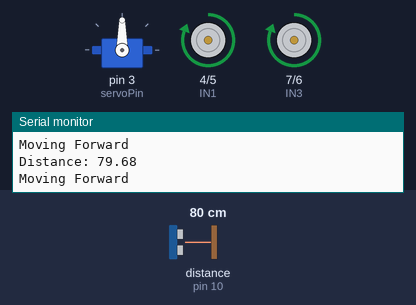
This sketch was run on a simulated Arduino Uno, built with avr-gcc and run on an emulated ATmega328P. Shown: servo, motor-driver pin pairs drawn as motors (green arrow = first pin HIGH = forward, orange = second pin HIGH = backward, longer = more drive), the last lines printed to the serial monitor. Wiring (inferred from the names in the program): ultrasonic range finder: trigger pin 9; echo pin 10. The test bench sets the inputs (shaded band); at power-on: distance to the obstacle (sensor on pin 10) 80 cm. The echo pulse lasts 58.3 µs per cm.

Above: at 1.7 s.
1.8 s: distance to the obstacle (sensor on pin 10) set to 12 cm
3.3 s: distance to the obstacle (sensor on pin 10) set to 9 cm
At 5.9 s:
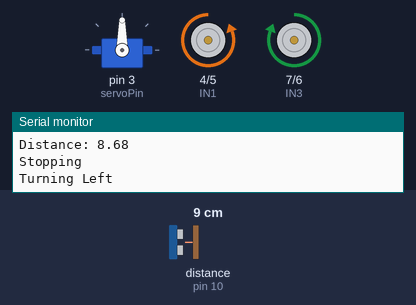
6.3 s: distance to the obstacle (sensor on pin 10) set to 18 cm
At 9.1 s:
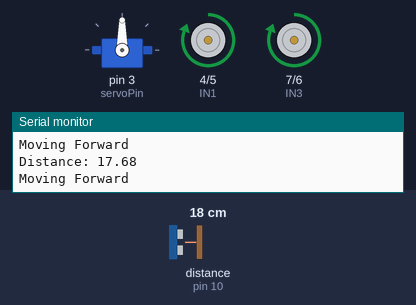
9.3 s: distance to the obstacle (sensor on pin 10) set to 2 cm
At 9.7 s:
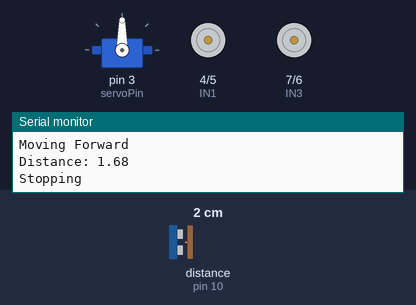
Timing chart, 0 to 13.3 s (numbered marks = the images above; inputs shaded):
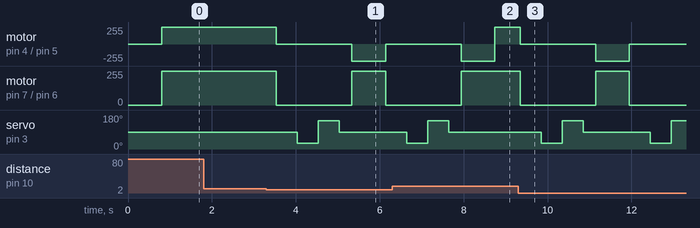

The sketch:

sketch_feb13a.ino
```cpp
#include <Servo.h> // Include servo library

const int IN1 = 4;
const int IN2 = 5;
const int IN3 = 7;
const int IN4 = 6;

const int trigPin = 9;
const int echoPin = 10;
const int servoPin = 3;

float duration, distance;
Servo servo;

void setup() {
  pinMode(IN1, OUTPUT);
  pinMode(IN2, OUTPUT);
  pinMode(IN3, OUTPUT);
  pinMode(IN4, OUTPUT);

  pinMode(trigPin, OUTPUT);
  pinMode(echoPin, INPUT);

  servo.attach(servoPin);
  servo.write(90); // Center position
  delay(500);

  Serial.begin(9600);
}

void loop() {
  servo.write(90); // Look forward
  delay(300);
  distance = getDistance();

  Serial.print("Distance: ");
  Serial.println(distance);

  if (distance > 10) {
    forward();
  } else {
    stop();
    delay(500);

    // Look right
    servo.write(30);
    delay(500);
    float rightDist = getDistance();

    // Look left
    servo.write(150);
    delay(500);
    float leftDist = getDistance();

    // Recenter servo
    servo.write(90);
    delay(300);

    // Compare distances
    if (rightDist > leftDist) {
      right();
      delay(500);
    } else {
      left();
      delay(500);
    }
  }
}

// Distance measurement function
float getDistance() {
  digitalWrite(trigPin, LOW);
  delayMicroseconds(2);
  digitalWrite(trigPin, HIGH);
  delayMicroseconds(10);
  digitalWrite(trigPin, LOW);

  duration = pulseIn(echoPin, HIGH, 30000); // 30ms timeout
  if (duration == 0) return 1000; // If no echo, assume far

  return (duration * 0.0343) / 2;
}

// Motor movement functions
void forward() {
  Serial.println("Moving Forward");
  digitalWrite(IN1, HIGH);
  digitalWrite(IN2, LOW);
  digitalWrite(IN3, HIGH);
  digitalWrite(IN4, LOW);
}

void right() {
  Serial.println("Turning Right");
  digitalWrite(IN1, HIGH);
  digitalWrite(IN2, LOW);
  digitalWrite(IN3, LOW);
  digitalWrite(IN4, HIGH);
}

void left() {
  Serial.println("Turning Left");
  digitalWrite(IN1, LOW);
  digitalWrite(IN2, HIGH);
  digitalWrite(IN3, HIGH);
  digitalWrite(IN4, LOW);
}

void stop() {
  Serial.println("Stopping");
  digitalWrite(IN1, LOW);
  digitalWrite(IN2, LOW);
  digitalWrite(IN3, LOW);
  digitalWrite(IN4, LOW);
}
```

Measured:
- the behaviour switches between 11 and 10 cm on distance to the obstacle (sensor on pin 10) (found by bisection; images 0 and 1)
- after the input at 3.3 s, motor on pin 4 (IN1) / pin 5 (IN2): forward 255/255 → stopped after 0.23 s, → backward 255/255 1.8 s later, → stopped 0.80 s later; motor on pin 7 (IN3) / pin 6 (IN4): forward 255/255 → stopped after 0.23 s, → forward 255/255 1.8 s later, → stopped 0.80 s later
- after the input at 6.3 s, motor on pin 7 (IN3) / pin 6 (IN4): goes on until 7.9 s, then stays forward 255/255
- after the input at 9.3 s, motor on pin 4 (IN1) / pin 5 (IN2): forward 255/255 → stopped after 0.05 s, → backward 255/255 1.8 s later, → stopped 0.80 s later; motor on pin 7 (IN3) / pin 6 (IN4): forward 255/255 → stopped after 0.05 s, → forward 255/255 1.8 s later, → stopped 0.80 s later
